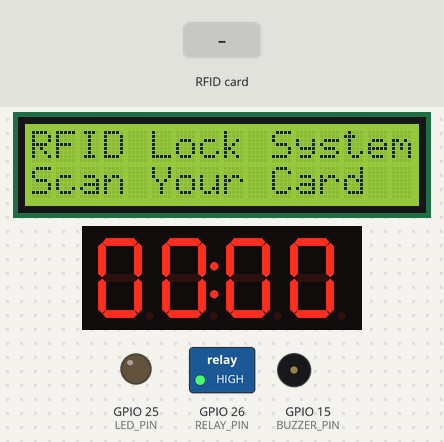
The sketch below on a simulated ESP32. Parts: 16×2 character LCD, 4-digit seven-segment display, switched loads named in the sketch (green lamp = pin HIGH), output pins drawn as LEDs (lit = HIGH), buzzer (waves = sounding). Inputs (shaded band) come from the test bench. What the sketch prints to the serial monitor is not drawn.

Above: at 1.3 s.
1.4 s: RFID card 5E 7A 19 C4 held to the reader
At 1.73 s:
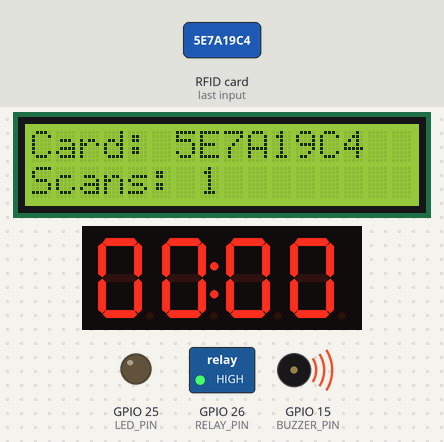
At 2.6 s:
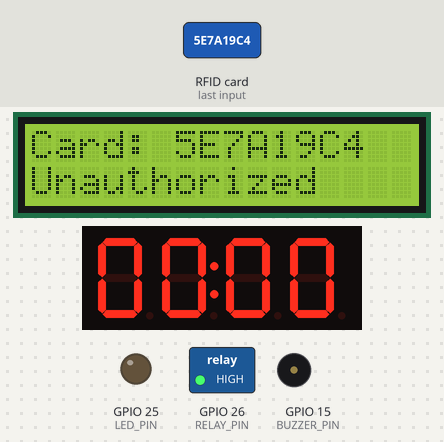
4.3 s: RFID card 84 1F 10 05 held to the reader
At 4.9 s:
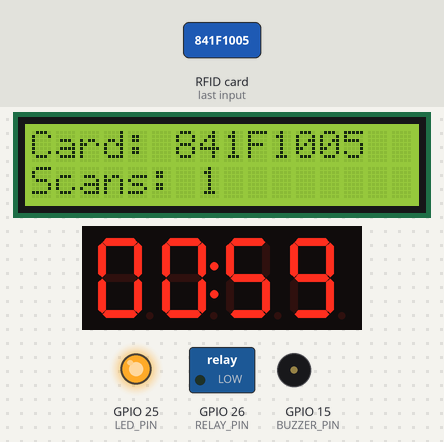
Timing chart, 0 to 9.1 s (numbered marks = the images above; inputs shaded):
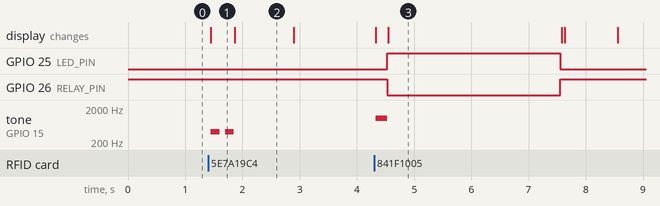

Measured:
- after the input at 1.4 s, tone on GPIO 15 (BUZZER_PIN): alternates 400 Hz for 0.15 s and silent for 0.10 s, 4 changes in all, then stays silent, starting after 0.05 s; the display: changes after 0.05 s (image 1)
- after the input at 4.3 s, GPIO 25 (LED_PIN): LOW → HIGH after 0.23 s, → LOW 3.0 s later; GPIO 26 (RELAY_PIN): HIGH → LOW after 0.23 s, → HIGH 3.0 s later; tone on GPIO 15 (BUZZER_PIN): silent → 1000 Hz at once, → silent 0.20 s later; the display: first changes at once (image 3 shows a later state)
- what the display in image 1 shows lasts 0.5 s, from 1.4 s to 1.9 s
- what the display in image 2 shows lasts 1.0 s, from 1.9 s to 2.9 s

The sketch:

ff.ino
```cpp
#include <Wire.h>
#include <LiquidCrystal_I2C.h>
#include <SPI.h>
#include <MFRC522.h>
#include <TM1637Display.h>

// RFID pins
#define SS_PIN  5     // ESP32 GPIO5 to RFID RC522 SDA (SS)
#define RST_PIN 27    // ESP32 GPIO27 to RFID RC522 RST

// Relay control pin
#define RELAY_PIN 26  // ESP32 GPIO26 to relay control input

// LED pin
#define LED_PIN 25    // ESP32 GPIO25 to LED

// Buzzer pin
#define BUZZER_PIN 15 // ESP32 GPIO15 to buzzer

// TM1637 pins - CHANGED to use GPIO pins that aren't already in use
#define CLK_PIN 32    // ESP32 GPIO32 to TM1637 CLK (changed from 18)
#define DIO_PIN 33    // ESP32 GPIO33 to TM1637 DIO (changed from 19)

// Buzzer tones and durations
#define CORRECT_TONE 1000   // Hz for correct card
#define INCORRECT_TONE 400  // Hz for incorrect card
#define CORRECT_DURATION 200 // ms for correct beep
#define INCORRECT_DURATION 150 // ms for incorrect beep
#define BEEP_DELAY 100      // ms delay between beeps

// Lock activation time in milliseconds
#define LOCK_OPEN_TIME 3000

// Maximum number of UUID entries to store
#define MAX_ENTRIES 20

// Authorized UUID (the only one that should trigger the relay)
#define AUTHORIZED_UUID "841F1005"

// Countdown time in seconds
#define COUNTDOWN_TIME 59

// LCD parameters
LiquidCrystal_I2C lcd(0x27, 16, 2);  // I2C address 0x27, 16 columns, 2 rows

// Initialize RFID reader
MFRC522 rfid(SS_PIN, RST_PIN);

// Initialize TM1637 display
TM1637Display display(CLK_PIN, DIO_PIN);

// Structure to store UUID and scan count
struct RFIDEntry {
  String uuid;
  int count;
};

RFIDEntry entries[MAX_ENTRIES];
int entryCount = 0;

// Variables for countdown timer
unsigned long timerStartMillis = 0;
int remainingSeconds = 0;
bool timerActive = false;

void setup() {
  Serial.begin(115200);

  // Initialize Relay pin
  pinMode(RELAY_PIN, OUTPUT);
  digitalWrite(RELAY_PIN, HIGH); // Start with relay OFF (locked state)

  // Initialize LED pin
  pinMode(LED_PIN, OUTPUT);
  digitalWrite(LED_PIN, LOW); // LED off initially

  // Initialize Buzzer pin
  pinMode(BUZZER_PIN, OUTPUT);

  // Initialize SPI bus
  SPI.begin();

  // Initialize RFID
  rfid.PCD_Init();

  // Initialize I2C LCD
  lcd.init();
  lcd.backlight();  // Turn on backlight

  // Initialize TM1637 Display
  display.setBrightness(7); // Maximum brightness (0-7)
  display.showNumberDecEx(0, 0x40, true); // Display 00:00 with colon

  // Display welcome message
  lcd.setCursor(0, 0);
  lcd.print("RFID Lock System");
  lcd.setCursor(0, 1);
  lcd.print("Scan Your Card");

  Serial.println("RFID Lock System Ready");
}

void loop() {
  unsigned long currentMillis = millis();

  // Update countdown timer if active
  if (timerActive) {
    // Calculate remaining seconds based on elapsed time
    unsigned long elapsedSeconds = (currentMillis - timerStartMillis) / 1000;

    // Check if timer has elapsed more seconds
    if (elapsedSeconds <= COUNTDOWN_TIME) {
      int newRemainingSeconds = COUNTDOWN_TIME - elapsedSeconds;

      // Only update display if seconds have changed
      if (newRemainingSeconds != remainingSeconds) {
        remainingSeconds = newRemainingSeconds;
        updateTimerDisplay(remainingSeconds);

        // Debug output
        Serial.print("Countdown: ");
        Serial.print(remainingSeconds);
        Serial.println(" seconds remaining");
      }

      // Check if timer has reached zero
      if (remainingSeconds <= 0) {
        timerActive = false;
        display.showNumberDecEx(0, 0x40, true); // Show 00:00
        Serial.println("Countdown timer ended");
      }
    }
  }

  // Check if new card is present
  if (!rfid.PICC_IsNewCardPresent())
    return;

  // Read the card
  if (!rfid.PICC_ReadCardSerial())
    return;

  // Get UUID
  String uuid = "";
  for (byte i = 0; i < rfid.uid.size; i++) {
    uuid += (rfid.uid.uidByte[i] < 0x10 ? "0" : "") + String(rfid.uid.uidByte[i], HEX);
  }
  uuid.toUpperCase();

  // Track scan count
  int currentCount = -1;  // -1 indicates UUID not found initially

  // Check existing entries
  for (int i = 0; i < entryCount; i++) {
    if (entries[i].uuid == uuid) {
      entries[i].count++;
      currentCount = entries[i].count;
      break;
    }
  }

  // Handle new entry
  if (currentCount == -1) {
    if (entryCount < MAX_ENTRIES) {
      entries[entryCount].uuid = uuid;
      entries[entryCount].count = 1;
      currentCount = 1;
      entryCount++;
    } else {
      currentCount = 0;  // 0 indicates storage full
    }
  }

  // Display UUID and scan count on LCD
  lcd.clear();
  lcd.setCursor(0, 0);
  lcd.print("Card: " + uuid);
  lcd.setCursor(0, 1);

  if (currentCount == 0) {
    lcd.print("Scans: N/A");
  } else {
    lcd.print("Scans: " + String(currentCount));
  }

  // Check if the scanned card is the authorized UUID
  bool isAuthorized = (uuid == AUTHORIZED_UUID);

  // Print to serial monitor
  Serial.print("RFID UUID: ");
  Serial.println(uuid);
  Serial.print("Scan count: ");
  Serial.println(currentCount);

  // Play the appropriate sound based on authorization
  if (isAuthorized) {
    playCorrectSound();

    // Activate relay and LED
    digitalWrite(RELAY_PIN, LOW);  // Unlock
    digitalWrite(LED_PIN, HIGH);   // Turn on LED

    Serial.println("Authorized Card - Door Unlocked");

    // Restart the countdown timer
    startCountdown();

    // Keep the lock open for defined time
    delay(LOCK_OPEN_TIME);

    // Reset lock and LED
    digitalWrite(RELAY_PIN, HIGH);
    digitalWrite(LED_PIN, LOW);

    Serial.println("Door Locked");
  } else {
    // Play incorrect sound for unauthorized cards
    playIncorrectSound();

    // Show unauthorized message on LCD
    lcd.setCursor(0, 1);
    lcd.print("Unauthorized");

    Serial.println("Unauthorized Card - Access Denied");

    // Short delay for unauthorized cards
    delay(1000);
  }

  // Update LCD
  lcd.clear();
  lcd.setCursor(0, 0);
  lcd.print("RFID Lock System");
  lcd.setCursor(0, 1);
  lcd.print("Scan Your Card");

  // Cleanup RFID reader
  rfid.PICC_HaltA();
  rfid.PCD_StopCrypto1();
  rfid.PCD_Init();
}

// Function to start the 59-second countdown
void startCountdown() {
  timerStartMillis = millis();
  remainingSeconds = COUNTDOWN_TIME;
  timerActive = true;
  updateTimerDisplay(remainingSeconds);

  Serial.println("Countdown timer started/restarted at 59 seconds");
}

// Function to update the TM1637 display with the remaining time
void updateTimerDisplay(int seconds) {
  // Format as MM:SS (00:SS in this case)
  int minutes = seconds / 60;
  int displaySeconds = seconds % 60;

  // Calculate the 4 digits to display (MMSS format)
  int displayValue = minutes * 100 + displaySeconds;

  // Display with colon
  display.showNumberDecEx(displayValue, 0x40, true);
}

// Function to play the correct sound (one beep)
void playCorrectSound() {
  tone(BUZZER_PIN, CORRECT_TONE, CORRECT_DURATION);
  delay(CORRECT_DURATION);
  noTone(BUZZER_PIN);

  Serial.println("Played correct sound");
}

// Function to play the incorrect sound for unauthorized cards
void playIncorrectSound() {
  tone(BUZZER_PIN, INCORRECT_TONE);
  delay(INCORRECT_DURATION);
  noTone(BUZZER_PIN);
  delay(BEEP_DELAY);
  tone(BUZZER_PIN, INCORRECT_TONE);
  delay(INCORRECT_DURATION);
  noTone(BUZZER_PIN);
}
```
